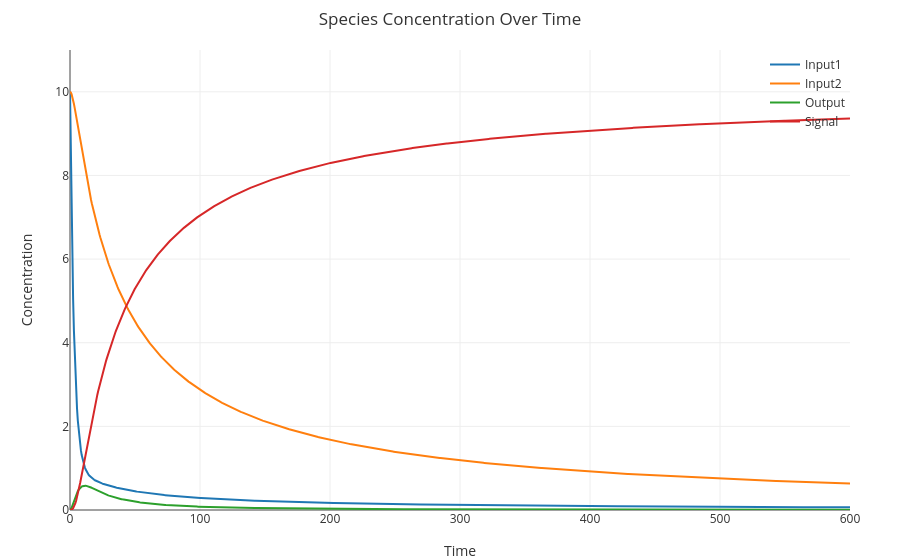

The code cell stored with this chart in its notebook:
### Code cell
directive simulation { 
  final=600; 
  plots=[Input1; Input2; Output; Signal];
}
directive simulator deterministic
directive parameters [ k = 0.003; u = 0.1 ]
| 100 Reporter 
| 100 Join
| 10 Input2
| 10 Input1
| Reporter + Output ->{k} sp2 + Signal
| Join + Input1 <->{k}{k} sp4 + sp3
| sp4 + Input2 <->{k}{k} sp1 + Output

### Figure 1 — Plotly figure (JSON) as saved in the notebook; plotly's stock layout.template omitted (floating-point values rounded to 4 significant figures; data arrays with more than 128 entries replaced by an {"elided": "..."} marker saying what was removed)
{"data": [{"line": {"width": 2}, "mode": "lines", "name": "Input1", "x": {"elided": "1001 float values"}, "y": {"elided": "1001 float values"}}, {"line": {"width": 2}, "mode": "lines", "name": "Input2", "x": {"elided": "1001 float values"}, "y": {"elided": "1001 float values"}}, {"line": {"width": 2}, "mode": "lines", "name": "Output", "x": {"elided": "1001 float values"}, "y": {"elided": "1001 float values"}}, {"line": {"width": 2}, "mode": "lines", "name": "Signal", "x": {"elided": "1001 float values"}, "y": {"elided": "1001 float values"}}], "layout": {"font": {"color": "#333"}, "hovermode": "x unified", "legend": {"bgcolor": "rgba(0,0,0,0)", "x": 1, "xanchor": "right", "y": 1, "yanchor": "top"}, "margin": {"b": 50, "l": 70, "r": 50, "t": 50}, "paper_bgcolor": "rgba(0,0,0,0)", "plot_bgcolor": "rgba(0,0,0,0)", "title": "Species Concentration Over Time", "xaxis": {"range": [0, 600], "showgrid": true, "title": "Time"}, "yaxis": {"range": [0, 11], "showgrid": true, "title": "Concentration"}}}
